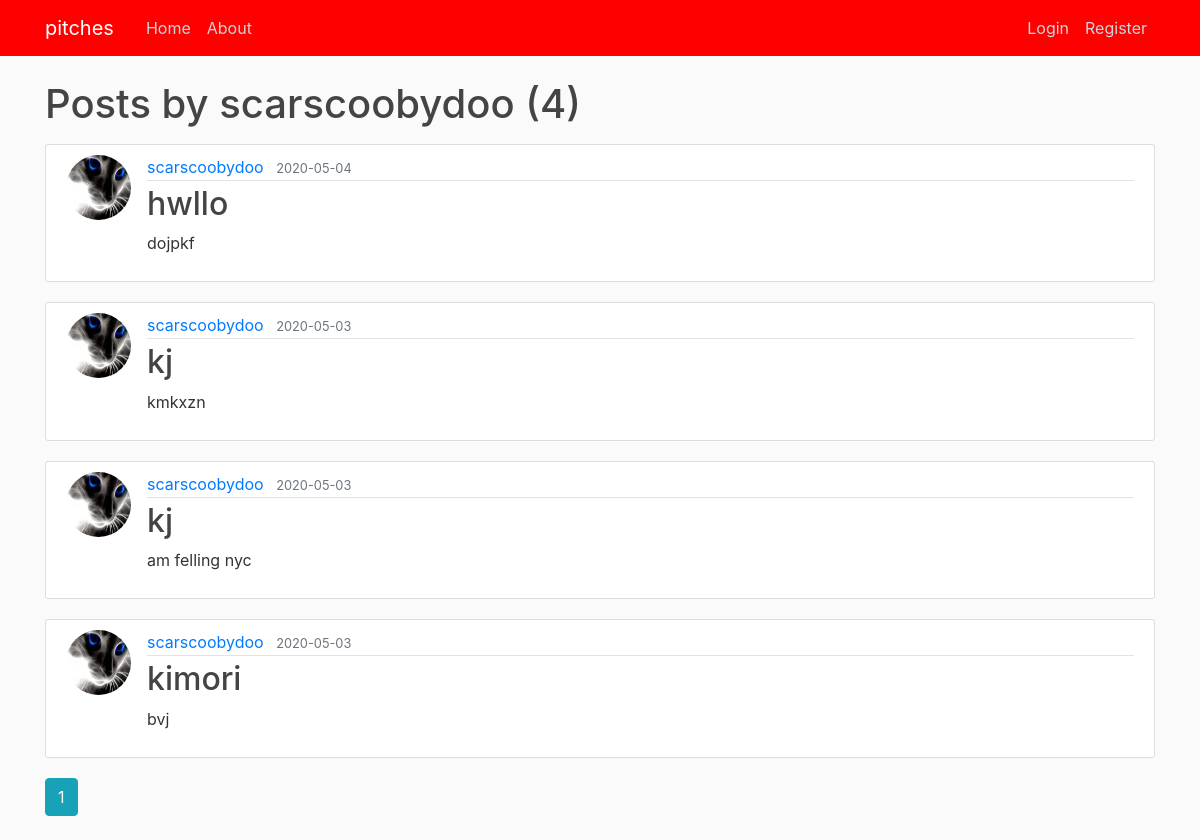
/user/scarscoobydoo, run on an earlier commit of the app's database.
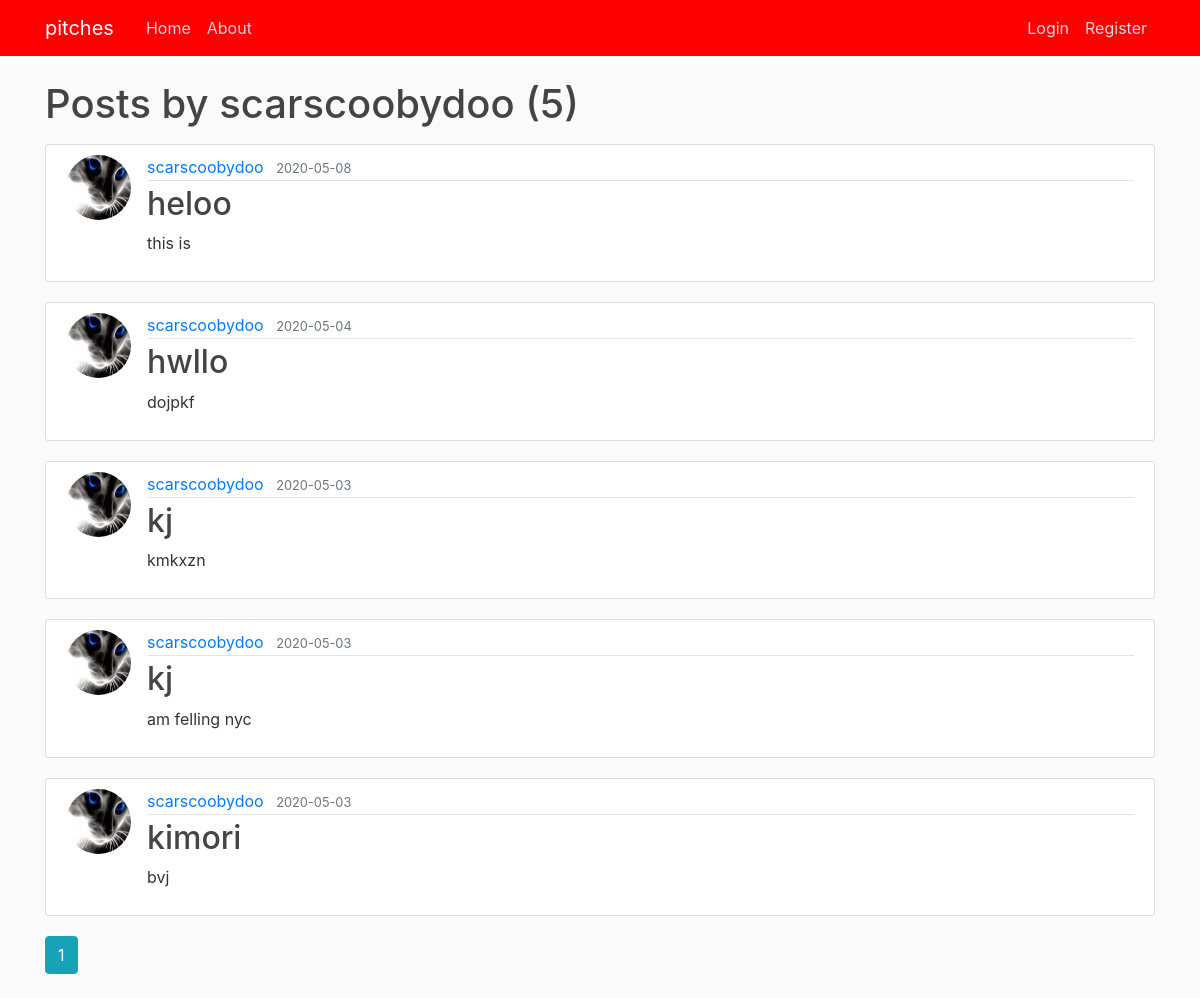
And on a later commit of the database.
### flask3/models.py (models this page shows, shortened)
class Post(db.Model):
    id = db.Column(db.Integer, primary_key=True)
    title = db.Column(db.String(100), nullable=False)
    date_posted = db.Column(db.DateTime, nullable=False, default=datetime.utcnow)
    content = db.Column(db.Text, nullable=False)
    user_id = db.Column(db.Integer, db.ForeignKey('user.id'), nullable=False)

class User(db.Model,UserMixin):
    id = db.Column(db.Integer, primary_key=True)
    username = db.Column(db.String(20), unique=True, nullable=False)
    email = db.Column(db.String(120), unique=True, nullable=False)
    image_file = db.Column(db.String(20), nullable=False, default='default.jpg')
    password = db.Column(db.String(60), nullable=False)
    posts = db.relationship('Post', backref='author', lazy=True)
    comment = db.relationship('Comment', backref='author', lazy=True)

### flask3/users/routes.py (the view)
@users.route("/user/<string:username>")
def user_posts(username):
    page = request.args.get('page', 1, type=int)
    user = User.query.filter_by(username=username).first_or_404()
    posts = Post.query.filter_by(author=user)\
        .order_by(Post.date_posted.desc())\
        .paginate(page=page, per_page=5)
    return render_template('user_posts.html', posts=posts, user=user)

### flask3/templates/user_posts.html
{% extends "layout.html" %}
{% block content %}
    <h1 class="mb-3">Posts by {{ user.username }} ({{ posts.total }})</h1>
    {% for post in posts.items %}
        <article class="media content-section">
          <img class="rounded-circle article-img" src="{{ url_for('static', filename='profile_pics/' + post.author.image_file) }}">
          <div class="media-body">
            <div class="article-metadata">
              <a class="mr-2" href="{{ url_for('users.user_posts', username=post.author.username) }}">{{ post.author.username }}</a>
              <small class="text-muted">{{ post.date_posted.strftime('%Y-%m-%d') }}</small>
            </div>
            <h2><a class="article-title" href="{{ url_for('posts.post', post_id=post.id) }}">{{ post.title }}</a></h2>
            <p class="article-content">{{ post.content }}</p>
          </div>
        </article>
    {% endfor %}
    {% for page_num in posts.iter_pages(left_edge=1, right_edge=1, left_current=1, right_current=2) %}
      {% if page_num %}
        {% if posts.page == page_num %}
          <a class="btn btn-info mb-4" href="{{ url_for('users.user_posts', username=user.username, page=page_num) }}">{{ page_num }}</a>
        {% else %}
          <a class="btn btn-outline-info mb-4" href="{{ url_for('users.user_posts', username=user.username, page=page_num) }}">{{ page_num }}</a>
        {% endif %}
      {% else %}
        ...
      {% endif %}
    {% endfor %}
{% endblock content %}

What changed in the data, as far as the page shows it:
added Post: image_file (picture), author.username "scarscoobydoo", date_posted "2020-05-08", title "heloo", content "this is"
Also different on the page:
{{ posts.total }}: "4" → "5"
